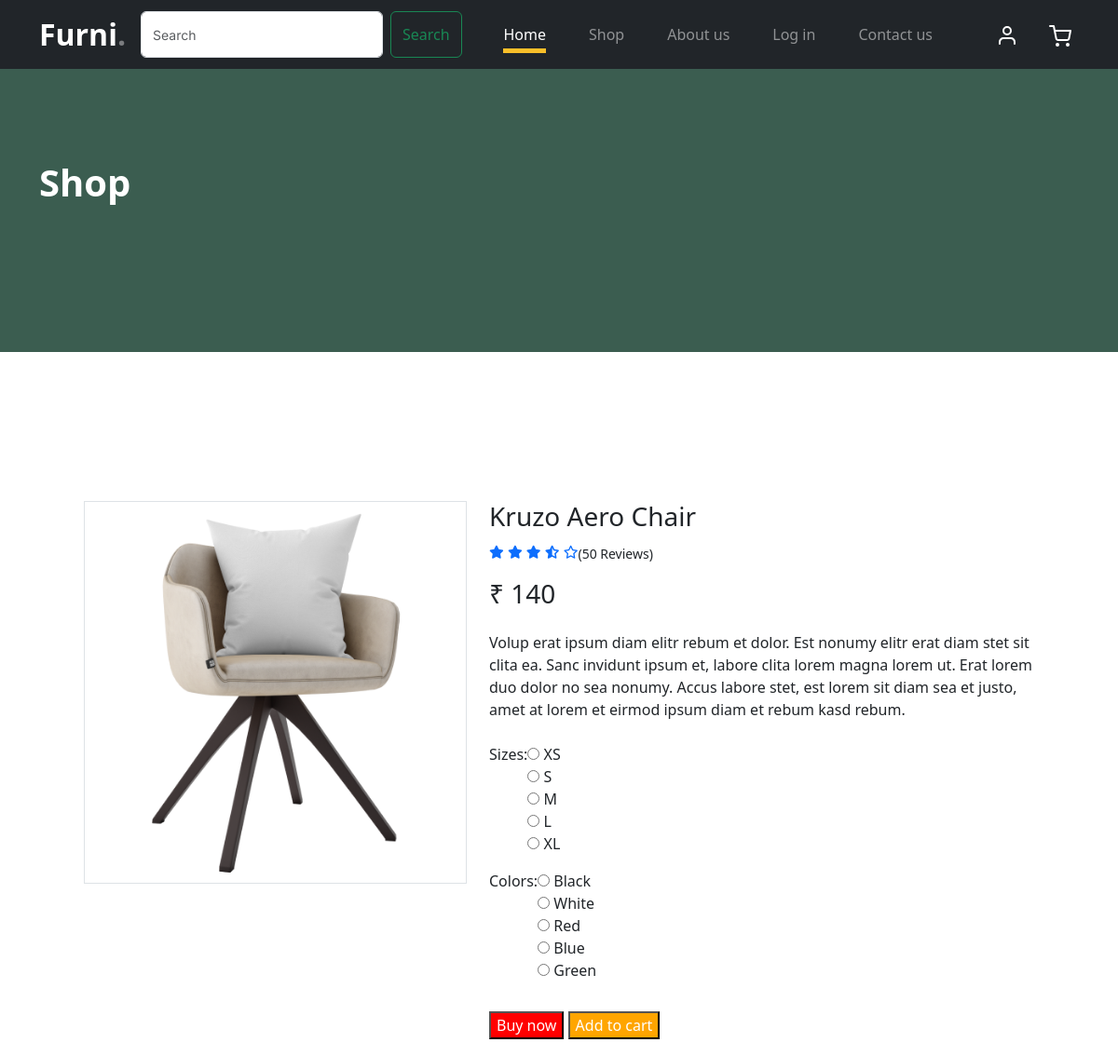
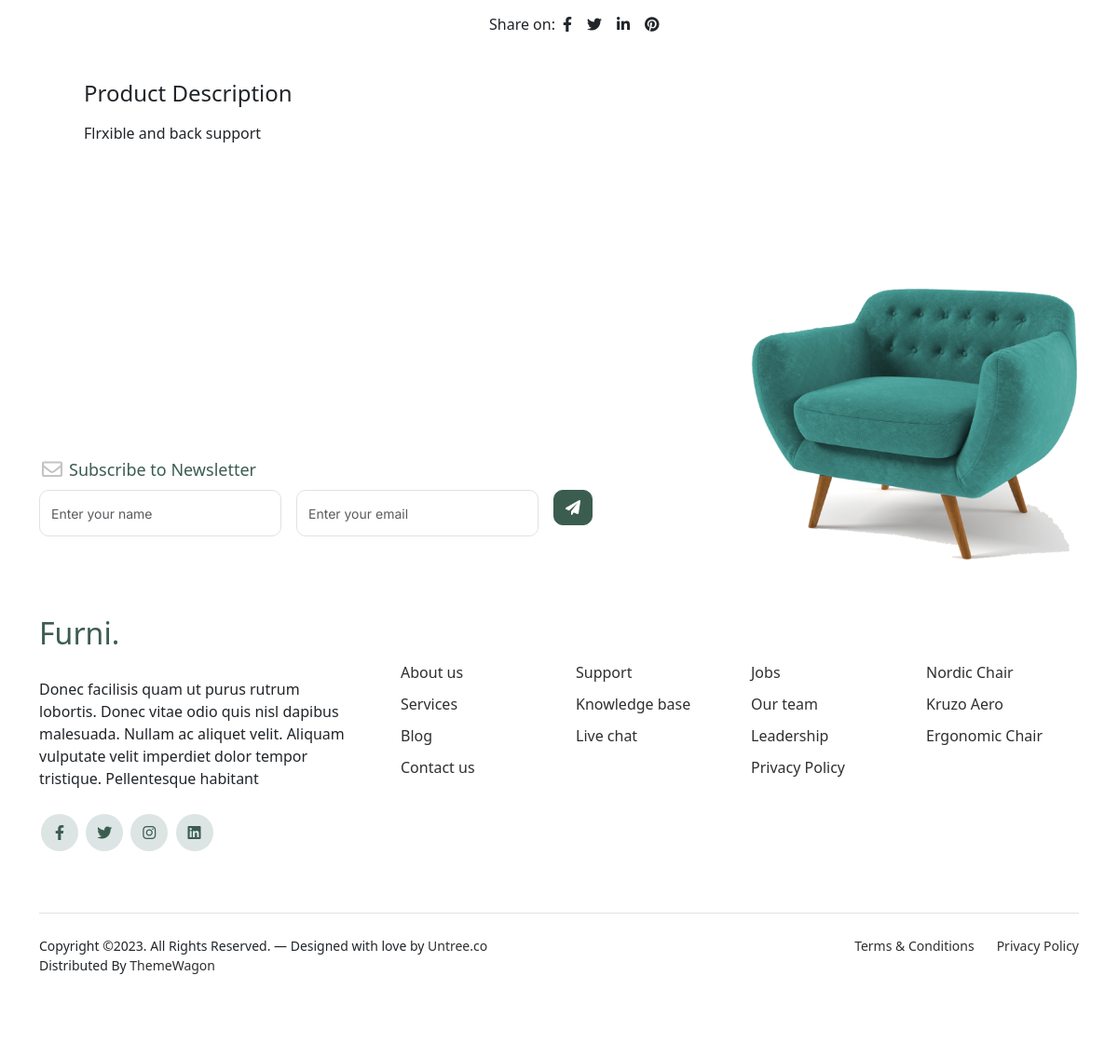
The page /click/1/? on the database its author committed (2 pictures, top to bottom).
### finalapp/models.py (models this page shows, shortened)
class Product(models.Model):
    mg = models.ImageField(upload_to='image',default='null.jpg')
    name = models.CharField(max_length=30)
    price = models.IntegerField()
    discription = models.CharField(max_length=50)
    stock = models.IntegerField()
    catagory = models.ForeignKey(Catagory,on_delete=models.CASCADE)

### finalapp/views.py (the view)
# urls.py: path('click/<int:do>/?',views.click,name="click"),
def click(request,do):
    l = Product.objects.filter(id=do)
    return render(request,'view.html',{'flower':l})

### finalapp/templates/view.html (shortened to what this page needs)
{% extends "home.html" %}
{% load static %}
{% block contents %}
			<div class="hero">
				<div class="container">
					<div class="row justify-content-between">
						<div class="col-lg-5">
							<div class="intro-excerpt">
								<h1>Shop</h1>
							</div>
						</div>
						<div class="col-lg-7">
						</div>
					</div>
				</div>
			</div>
<div class="untree_co-section product-section before-footer-section">
		    <div class="container">
		      	<div class="row">
    <div class="container-fluid py-5">
        <div class="row px-xl-5">
            <div class="col-lg-5 pb-5">
                <div id="product-carousel" class="carousel slide" data-ride="carousel">
                    <div class="carousel-inner border">
                        {% for j in flower %}
                        <div class="carousel-item active">
                            <img class="w-100 h-100" src="{{j.mg.url}}" alt="Image">
                        </div>
                        {% endfor %}
                    </div>
                </div>
            </div>
              {% for j in flower %}
            <div class="col-lg-7 pb-5">
                <h3 class="font-weight-semi-bold">{{j.name}}</h3>
                <div class="d-flex mb-3">
                    {% endfor %}
                    <div class="text-primary mr-2">
                        <small class="fas fa-star"></small>
                        <small class="fas fa-star"></small>
                        <small class="fas fa-star"></small>
                        <small class="fas fa-star-half-alt"></small>
                        <small class="far fa-star"></small>
                    </div>
                    <small class="pt-1">(50 Reviews)</small>
                </div>
                {% for j in flower %}
                <h3 class="font-weight-semi-bold mb-4">₹ {{j.price}}</h3>
                {% endfor %}
                <p class="mb-4">Volup erat ipsum diam elitr rebum et dolor. Est nonumy elitr erat diam stet sit clita ea. Sanc invidunt ipsum et, labore clita lorem magna lorem ut. Erat lorem duo dolor no sea nonumy. Accus labore stet, est lorem sit diam sea et justo, amet at lorem et eirmod ipsum diam et rebum kasd rebum.</p>
                <div class="d-flex mb-3">
                    <p class="text-dark font-weight-medium mb-0 mr-3">Sizes:</p>
                    <form>
                        <div class="custom-control custom-radio custom-control-inline">
                            <input type="radio" class="custom-control-input" id="size-1" name="size">
                            <label class="custom-control-label" for="size-1">XS</label>
                        </div>
                        <div class="custom-control custom-radio custom-control-inline">
                            <input type="radio" class="custom-control-input" id="size-2" name="size">
                            <label class="custom-control-label" for="size-2">S</label>
                        </div>
                        <div class="custom-control custom-radio custom-control-inline">
                            <input type="radio" class="custom-control-input" id="size-3" name="size">
                            <label class="custom-control-label" for="size-3">M</label>
                        </div>
                        <div class="custom-control custom-radio custom-control-inline">
                            <input type="radio" class="custom-control-input" id="size-4" name="size">
                            <label class="custom-control-label" for="size-4">L</label>
                        </div>
                        <div class="custom-control custom-radio custom-control-inline">
                            <input type="radio" class="custom-control-input" id="size-5" name="size">
                            <label class="custom-control-label" for="size-5">XL</label>
                        </div>
                    </form>
                </div>
                <div class="d-flex mb-4">
                    <p class="text-dark font-weight-medium mb-0 mr-3">Colors:</p>
                    <form style="float:left">
                        <div class="custom-control custom-radio custom-control-inline">
                            <input type="radio" class="custom-control-input" id="color-1" name="color">
                            <label class="custom-control-label" for="color-1">Black</label>
                        </div>
                        <div class="custom-control custom-radio custom-control-inline">
                            <input type="radio" class="custom-control-input" id="color-2" name="color">
                            <label class="custom-control-label" for="color-2">White</label>
                        </div>
                        <div class="custom-control custom-radio custom-control-inline">
                            <input type="radio" class="custom-control-input" id="color-3" name="color">
                            <label class="custom-control-label" for="color-3">Red</label>
                        </div>
                        <div class="custom-control custom-radio custom-control-inline">
                            <input type="radio" class="custom-control-input" id="color-4" name="color">
                            <label class="custom-control-label" for="color-4">Blue</label>
                        </div>
                        <div class="custom-control custom-radio custom-control-inline">
                            <input type="radio" class="custom-control-input" id="color-5" name="color">
                            <label class="custom-control-label" for="color-5">Green</label>
                        </div>
                    </form>
                </div>
                <div class="d-flex align-items-center mb-4 pt-2">
                 {% for j in flower %}
                            <span >
								<a href="#"><button style="background-color:red;color:white">Buy now</button></a>
                                {% if j.stock == 0 %}
                                <h4>out of stock</h4>
                                {% else %}
								<a href="{% url 'add' did=j.id %}"><button style="background-color:orange;color:white">Add to cart</button></a>
                                {% endif %}
							</span>
                    {% endfor %}
                </div>
                <div class="d-flex pt-2">
                    <p class="text-dark font-weight-medium mb-0 mr-2">Share on:</p>
                    <div class="d-inline-flex">
                        <a class="text-dark px-2" href="">
                            <i class="fab fa-facebook-f"></i>
                        </a>
                        <a class="text-dark px-2" href="">
                            <i class="fab fa-twitter"></i>
                        </a>
                        <a class="text-dark px-2" href="">
                            <i class="fab fa-linkedin-in"></i>
                        </a>
                        <a class="text-dark px-2" href="">
                            <i class="fab fa-pinterest"></i>
                        </a>
                    </div>
                </div>
            </div>
        </div>
        <div class="row px-xl-5">
            <div class="col">
                <div class="tab-content">
                    <div class="tab-pane fade show active" id="tab-pane-1">
                        <h4 class="mb-3">Product Description</h4>
                        {% for j in flower %}
                        <p>{{j.discription}}</p>
                         {% endfor %}
                    </div>
                </div>
            </div>
        </div>
    </div>
		      	</div>
		    </div>
		</div>
		<footer class="footer-section">
			<div class="container relative">
				<div class="sofa-img">
					<img src="{% static 'images/sofa.png' %}" alt="Image" class="img-fluid">
				</div>
				<div class="row">
					<div class="col-lg-8">
						<div class="subscription-form">
							<h3 class="d-flex align-items-center"><span class="me-1"><img src="{% static 'images/envelope-outline.svg' %}" alt="Image" class="img-fluid"></span><span>Subscribe to Newsletter</span></h3>
							<form action="#" class="row g-3">
								<div class="col-auto">
									<input type="text" class="form-control" placeholder="Enter your name">
								</div>
								<div class="col-auto">
									<input type="email" class="form-control" placeholder="Enter your email">
								</div>
								<div class="col-auto">
									<button class="btn btn-primary">
										<span class="fa fa-paper-plane"></span>
									</button>
								</div>
							</form>
						</div>
					</div>
				</div>
				<div class="row g-5 mb-5">
					<div class="col-lg-4">
						<div class="mb-4 footer-logo-wrap"><a href="#" class="footer-logo">Furni<span>.</span></a></div>
						<p class="mb-4">Donec facilisis quam ut purus rutrum lobortis. Donec vitae odio quis nisl dapibus malesuada. Nullam ac aliquet velit. Aliquam vulputate velit imperdiet dolor tempor tristique. Pellentesque habitant</p>
						<ul class="list-unstyled custom-social">
							<li><a href="#"><span class="fa fa-brands fa-facebook-f"></span></a></li>
							<li><a href="#"><span class="fa fa-brands fa-twitter"></span></a></li>
							<li><a href="#"><span class="fa fa-brands fa-instagram"></span></a></li>
							<li><a href="#"><span class="fa fa-brands fa-linkedin"></span></a></li>
						</ul>
					</div>
					<div class="col-lg-8">
						<div class="row links-wrap">
							<div class="col-6 col-sm-6 col-md-3">
								<ul class="list-unstyled">
									<li><a href="#">About us</a></li>
									<li><a href="#">Services</a></li>
									<li><a href="#">Blog</a></li>
									<li><a href="#">Contact us</a></li>
								</ul>
							</div>
							<div class="col-6 col-sm-6 col-md-3">
								<ul class="list-unstyled">
									<li><a href="#">Support</a></li>
									<li><a href="#">Knowledge base</a></li>
									<li><a href="#">Live chat</a></li>
								</ul>
							</div>
							<div class="col-6 col-sm-6 col-md-3">
								<ul class="list-unstyled">
									<li><a href="#">Jobs</a></li>
									<li><a href="#">Our team</a></li>
									<li><a href="#">Leadership</a></li>
									<li><a href="#">Privacy Policy</a></li>
								</ul>
							</div>
							<div class="col-6 col-sm-6 col-md-3">
								<ul class="list-unstyled">
									<li><a href="#">Nordic Chair</a></li>
									<li><a href="#">Kruzo Aero</a></li>
									<li><a href="#">Ergonomic Chair</a></li>
								</ul>
							</div>
						</div>
					</div>
				</div>
				<div class="border-top copyright">
					<div class="row pt-4">
						<div class="col-lg-6">
							<p class="mb-2 text-center text-lg-start">Copyright &copy;. All Rights Reserved. &mdash; Designed with love by <a href="https://untree.co">Untree.co</a>  Distributed By <a href="https://themewagon.com">ThemeWagon</a>
            </p>
						</div>
						<div class="col-lg-6 text-center text-lg-end">
							<ul class="list-unstyled d-inline-flex ms-auto">
								<li class="me-4"><a href="#">Terms &amp; Conditions</a></li>
								<li><a href="#">Privacy Policy</a></li>
							</ul>
						</div>
					</div>
				</div>
			</div>
		</footer>
{% endblock %}

### static/css/style.css (style rules this page uses)
body { overflow-x: hidden; position: relative; }
body { font-family: "Inter", sans-serif; font-weight: 400; line-height: 28px; color: #6a6a6a; font-size: 14px; background-color: #eff2f1; }
a { text-decoration: none; -webkit-transition: .3s all ease; -o-transition: .3s all ease; transition: .3s all ease; color: #2f2f2f; text-decoration: underline; }
.hero { background: #3b5d50; padding: calc(4rem - 30px) 0 0rem 0; }
@media (min-width: 768px) { .hero { padding: calc(4rem - 30px) 0 4rem 0; } }
@media (min-width: 992px) { .hero { padding: calc(8rem - 30px) 0 8rem 0; } }
.hero .intro-excerpt { position: relative; z-index: 4; }
@media (min-width: 992px) { .hero .intro-excerpt { max-width: 450px; } }
.hero h1 { font-weight: 700; color: #ffffff; margin-bottom: 30px; }
.btn { font-weight: 600; padding: 12px 30px; border-radius: 30px; color: #ffffff; background: #2f2f2f; border-color: #2f2f2f; }
.btn.btn-primary { background: #3b5d50; border-color: #3b5d50; }
.product-section { padding: 7rem 0; }
.before-footer-section { padding: 7rem 0 12rem 0 !important; }
.footer-section { padding: 80px 0; background: #ffffff; }
.footer-section .relative { position: relative; }
.footer-section a { text-decoration: none; color: #2f2f2f; -webkit-transition: .3s all ease; -o-transition: .3s all ease; transition: .3s all ease; }
.footer-section .subscription-form { margin-bottom: 40px; position: relative; z-index: 2; margin-top: 100px; }
@media (min-width: 992px) { .footer-section .subscription-form { margin-top: 0px; margin-bottom: 80px; } }
.footer-section .subscription-form h3 { font-size: 18px; font-weight: 500; color: #3b5d50; }
.footer-section .subscription-form .form-control { height: 50px; border-radius: 10px; font-family: "Inter", sans-serif; }
.footer-section .subscription-form .btn { border-radius: 10px !important; }
.footer-section .sofa-img { position: absolute; top: -200px; z-index: 1; right: 0; }
.footer-section .sofa-img img { max-width: 380px; }
.footer-section .links-wrap { margin-top: 0px; }
@media (min-width: 992px) { .footer-section .links-wrap { margin-top: 54px; } }
.footer-section .links-wrap ul li { margin-bottom: 10px; }
.footer-section .footer-logo-wrap .footer-logo { font-size: 32px; font-weight: 500; text-decoration: none; color: #3b5d50; }
.footer-section .custom-social li { margin: 2px; display: inline-block; }
.footer-section .custom-social li a { width: 40px; height: 40px; text-align: center; line-height: 40px; display: inline-block; background: #dce5e4; color: #3b5d50; border-radius: 50%; }
.footer-section .border-top { border-color: #dce5e4; }
.footer-section .border-top.copyright { font-size: 14px !important; }
.untree_co-section { padding: 7rem 0; }
.form-control { height: 50px; border-radius: 10px; font-family: "Inter", sans-serif; }
.text-primary { color: #3b5d50 !important; }

### rows shown on the page
Product: mg (picture), name "Kruzo Aero Chair", price "140", stock "Add to cart", discription "Flrxible and back support"
